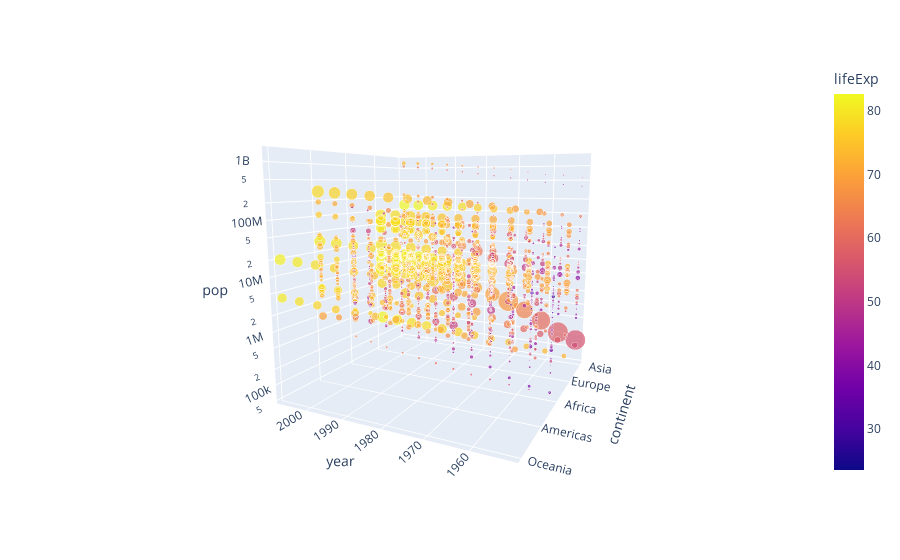

Source (notebook cell):
### Code cell
import plotly.express as px
import numpy as np
df = px.data.gapminder()
fig = px.scatter_3d(df, x='year', y='continent', z='pop', size='gdpPercap', color='lifeExp',
                    hover_data=['country'])
fig.update_layout(scene_zaxis_type="log")
fig.show()

### Figure 1 — Plotly figure (JSON) as saved in the notebook; plotly's stock layout.template omitted (floating-point values rounded to 4 significant figures; data arrays with more than 128 entries replaced by an {"elided": "..."} marker saying what was removed)
{"data": [{"customdata": {"elided": "1704x1 str values"}, "hovertemplate": "year=%{x}<br>continent=%{y}<br>pop=%{z}<br>gdpPercap=%{marker.size}<br>country=%{customdata[0]}<br>lifeExp=%{marker.color}<extra></extra>", "legendgroup": "", "marker": {"color": {"elided": "1704 float values"}, "coloraxis": "coloraxis", "size": {"elided": "1704 float values"}, "sizemode": "area", "sizeref": 283.8, "symbol": "circle"}, "mode": "markers", "name": "", "scene": "scene", "showlegend": false, "type": "scatter3d", "x": {"elided": "1704 int values"}, "y": {"elided": "1704 str values"}, "z": {"elided": "1704 int values"}}], "layout": {"autosize": true, "coloraxis": {"colorbar": {"title": {"text": "lifeExp"}}, "colorscale": [[0, "#0d0887"], [0.1111, "#46039f"], [0.2222, "#7201a8"], [0.3333, "#9c179e"], [0.4444, "#bd3786"], [0.5556, "#d8576b"], [0.6667, "#ed7953"], [0.7778, "#fb9f3a"], [0.8889, "#fdca26"], [1, "#f0f921"]]}, "legend": {"itemsizing": "constant", "tracegroupgap": 0}, "margin": {"t": 60}, "scene": {"aspectmode": "auto", "aspectratio": {"x": 1, "y": 1, "z": 1}, "camera": {"center": {"x": 0, "y": 0, "z": 0}, "eye": {"x": -0.9324, "y": 1.919, "z": 0.3662}, "projection": {"type": "perspective"}, "up": {"x": 0, "y": 0, "z": 1}}, "domain": {"x": [0, 1], "y": [0, 1]}, "xaxis": {"title": {"text": "year"}, "type": "linear"}, "yaxis": {"title": {"text": "continent"}, "type": "category"}, "zaxis": {"title": {"text": "pop"}, "type": "log"}}}}
